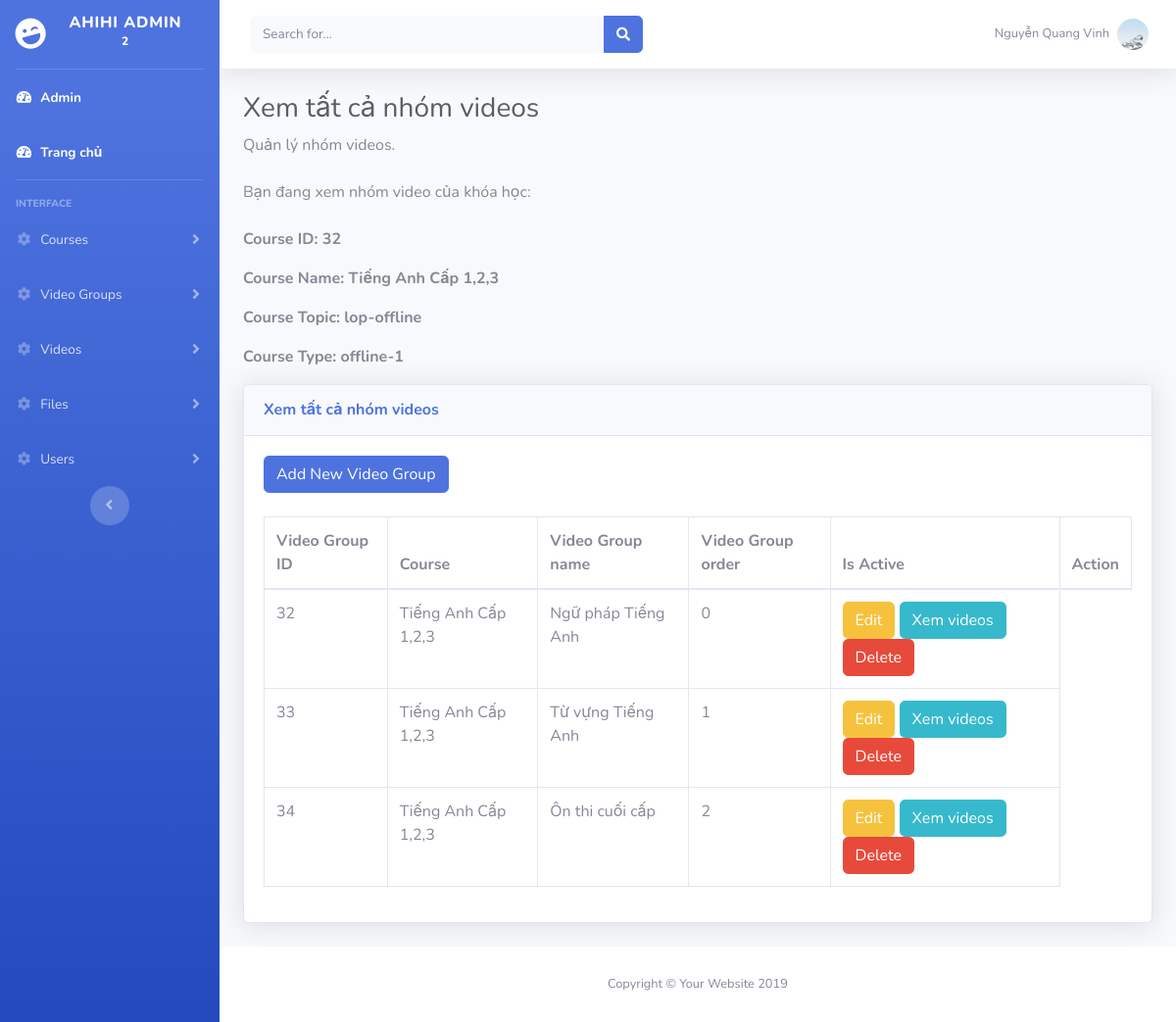
Page /horizontal/admin/pages/video_groups/video_groups_view.php?course_id=32 (signed in) on the committed database.
### tables this page shows
CREATE TABLE `courses` (
  `id` int(2) UNSIGNED NOT NULL,
  `topic` varchar(20) NOT NULL,
  `type` varchar(20) NOT NULL,
  `name` varchar(80) NOT NULL,
  `slug` varchar(80) NOT NULL,
  `short_description` varchar(255) NOT NULL,
  `long_description` text NOT NULL,
  `thumbnail` varchar(255) NOT NULL,
  `old_price` double DEFAULT NULL,
  `price` double DEFAULT NULL,
  `remaining_slots` int(3) DEFAULT NULL,
  `inner_description` varchar(50) NOT NULL,
  `course_order` int(2) UNSIGNED NOT NULL DEFAULT 0,
  `user_id` int(2) UNSIGNED NOT NULL,
  `is_active` int(1) UNSIGNED NOT NULL DEFAULT 1
);

CREATE TABLE `video_groups` (
  `id` int(4) UNSIGNED NOT NULL,
  `course_id` int(2) UNSIGNED NOT NULL,
  `name` varchar(255) NOT NULL,
  `video_group_order` int(2) UNSIGNED NOT NULL
);

### horizontal/admin/includes/classes/Course.php (called while the page is built, shortened)
<?php
class Course {
    private $db;
    public function __construct($db)
    {
        $this->db = $db;
    }
    public function get_course_by_id($courseId) {
        $sql = "SELECT * FROM courses where id = '$courseId'";
        return $this->db->query($sql)->fetch();
    }
}
?>

### horizontal/admin/includes/classes/VideoGroup.php (called while the page is built, shortened)
<?php
class VideoGroup {
    private $db;
    public function __construct($db)
    {
        $this->db = $db;
    }
    public function get_video_groups_by_course_id($course_id) {
        $sql = "SELECT * FROM video_groups WHERE course_id = '$course_id'";
        return $this->db->query($sql)->fetchAll();
    }
}
?>

### horizontal/admin/pages/video_groups/video_groups_view.php (the view, shortened to what this page needs)
<?php
include("../../../includes/connect_db.php");
include("../../includes/classes/Course.php");
include("../../includes/classes/VideoGroup.php");
if (isset($_GET['course_id'])) {
    $course_id = $_GET['course_id'];
} else {
    echo "Vui lòng chọn khóa học";
}
$course_obj = new Course($db);
$current_course = $course_obj->get_course_by_id($course_id);
$video_group_obj = new VideoGroup($db);
$all_video_groups_arr_by_course_id = $video_group_obj->get_video_groups_by_course_id($course_id);
?>
<?php include("../../partials/header.php"); ?>
<?php include("../../partials/sidebar.php"); ?>
    <?php include("../../partials/topbar.php") ?>
        <h1 class="h3 mb-2 text-gray-800">Xem tất cả nhóm videos</h1>
        <p class="mb-4">Quản lý nhóm videos</a>.</p>
        <p class="mb-4">Bạn đang xem nhóm video của khóa học:
            <p><strong>Course ID: <?= $current_course['id'] ?></strong></p>
            <p><strong>Course Name: <?= $current_course['name'] ?></strong></p>
            <p><strong>Course Topic: <?= $current_course['topic'] ?></strong></p>
            <p><strong>Course Type: <?= $current_course['type'] ?></strong></p>
        </p>
        <div class="card shadow mb-4">
            <div class="card-header py-3">
                <h6 class="m-0 font-weight-bold text-primary">Xem tất cả nhóm videos</h6>
            </div>
            <div class="card-body">
                <div class="table-responsive">
                    <table class="table table-bordered" id="dataTable" width="100%" cellspacing="0">
                        <a class="btn btn-primary mb-4" href="video_groups_add.php?course_id=<?= $current_course['id'] ?>">Add New Video Group</a>
                        <thead>
                        <tr>
                            <th>Video Group ID</th>
                            <th>Course</th>
                            <th>Video Group name</th>
                            <th>Video Group order</th>
                            <th>Is Active</th>
                            <th>Action</th>
                        </tr>
                        </thead>
                        <tbody>
                        <?php
                        foreach ($all_video_groups_arr_by_course_id as $video_group):
                            ?>
                            <tr>
                                <td><?= $video_group['id'] ?></td>
                                <td><?= $course_obj->get_course_by_id($video_group['course_id'])['name']?></td>
                                <td><?= $video_group['name'] ?></td>
                                <td><?= $video_group['video_group_order'] ?></td>
                                <td>
                                    <a class="btn btn-warning" href="video_groups_edit.php?id=<?= $video_group['id'] ?>">Edit</a>
                                    <a class="btn btn-info" href="../videos/videos_view.php?video_group_id=<?= $video_group['id'] ?>">Xem videos</a>
                                    <a href="video_groups_delete.php?id=<?= $video_group['id'] ?>" class="btn btn-danger" onclick="return confirm('Bạn có chắc muốn xóa không ?');">Delete</a>
                                </td>
                            </tr>
                        <?php endforeach; ?>
                        </tbody>
                    </table>
                </div>
            </div>
        </div>
<?php include("../../partials/footer.php") ?>

### rows in the picture
courses: id "32", name "Tiếng Anh Cấp 1,2,3", topic "lop-offline", type "offline-1"
video_groups: id "32", course.name "Tiếng Anh Cấp 1,2,3", name "Ngữ pháp Tiếng Anh", video_group_order "0"
video_groups: id "33", course.name "Tiếng Anh Cấp 1,2,3", name "Từ vựng Tiếng Anh", video_group_order "1"
video_groups: id "34", course.name "Tiếng Anh Cấp 1,2,3", name "Ôn thi cuối cấp", video_group_order "2"

### other values in the picture
$_SESSION['user']['full_name'] "Nguyễn Quang Vinh"
